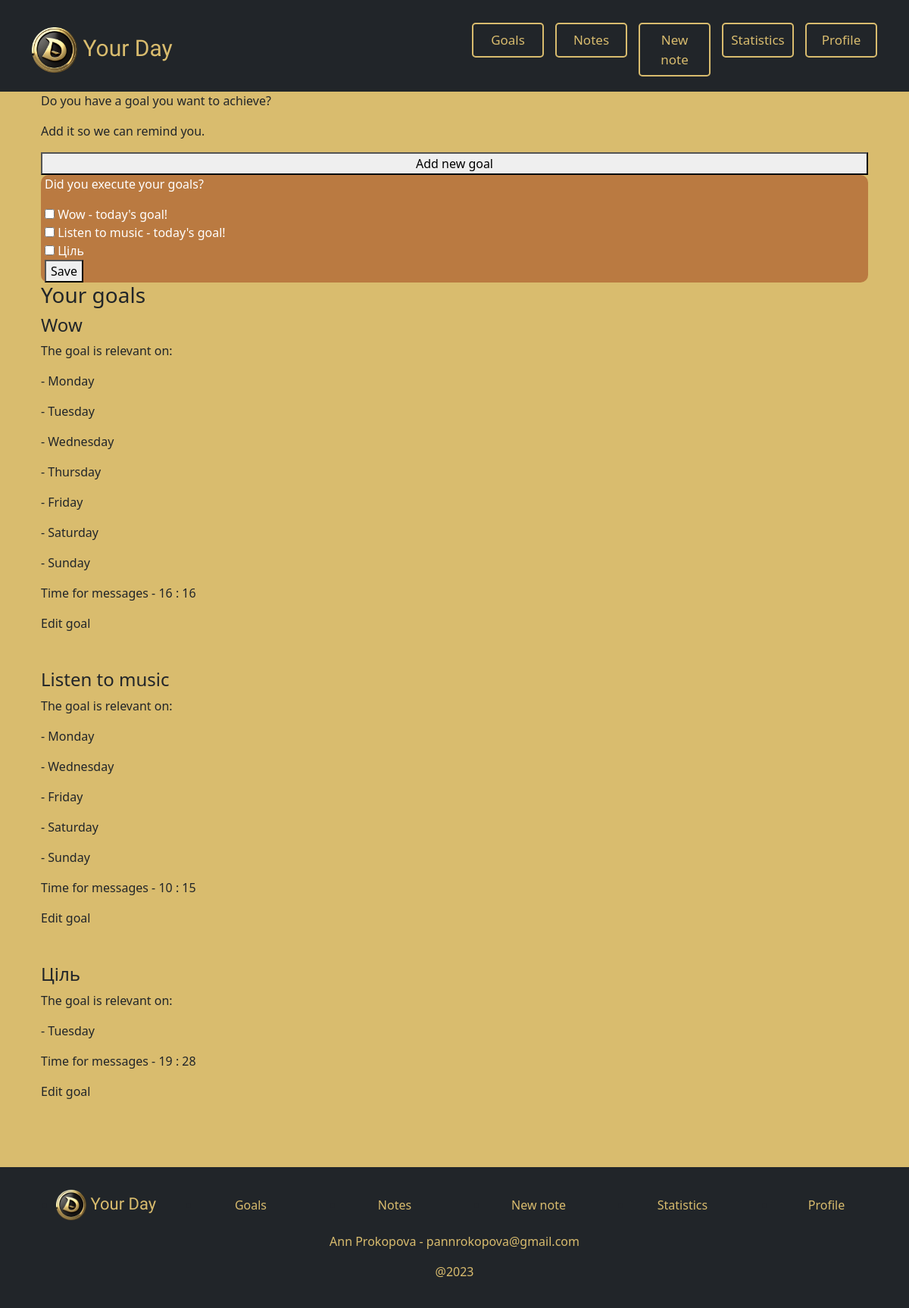
Screenshot of /goals/ (signed in) with the database file from the repository.
### entries/models.py (models this page shows)
class Goal(models.Model):
    goal_id = models.AutoField(primary_key=True)
    username = models.CharField(max_length=25, default='SOME STRING')
    goal_name = models.CharField(max_length=25, default='SOME STRING')
    notification_hour = models.IntegerField(blank=True, null=True)
    notification_minutes = models.IntegerField(blank=True, null=True)
    monday = models.BooleanField(default=False)
    tuesday = models.BooleanField(default=False)
    wednesday = models.BooleanField(default=False)
    thursday = models.BooleanField(default=False)
    friday = models.BooleanField(default=False)
    saturday = models.BooleanField(default=False)
    sunday = models.BooleanField(default=False)
    notifications = models.BooleanField(default=False)
    continuing = models.BooleanField(default=False)

### entries/views.py (the view, shortened to what this page needs)
# urls.py: path('goals/', views.goals, name="goals"),
def goals(request, added_goal=''):
    goals = Goal.objects.filter(username=request.user)
    try:
        goals_exec = get_goals(request)
    except Exception as e:
        goals_exec = False
    return render(request, 'entries/goals.html', {'goals': goals, 'goals_exec': goals_exec,
                                               'days': ['monday', 'tuesday', 'wednesday', 'thursday', 'friday',
                                                        'saturday', 'sunday']})

### entries/templatetags/template_tags.py (called while the page is built)
@register.simple_tag
def checkbox_input(need, done='', id=''):
    if id:
        if done:
            return mark_safe(f'<input type="checkbox" id="{need}" name="days[]" value="{id}" checked>')
        else:
            return mark_safe(f'<input type="checkbox" id="{need}" name="days[]" value="{id}">')
    else:
        if done:
            return mark_safe(f'<input type="checkbox" id="{need}" name="days[]" value="{need}" checked>')
        else:
            return mark_safe(f'<input type="checkbox" id="{need}" name="days[]" value="{need}">')

### entries/views.py (called while the page is built)
def make_list(queryset_, false=''):
    list_note = []
    if len(queryset_) > 0:
        try:
            for i in range(len(queryset_)):
                list_note.append(*queryset_[i])
        except Exception as e:
            for i in range(len(queryset_)):
                if false:
                    list_note.append(queryset_[i] + (False,))
                else:
                    list_note.append(queryset_[i])
    return list_note

def get_goals(request):
    weekday = datetime.today().strftime('%A').lower()
    today = str(datetime.today()).split(' ')[0]
    ids_user = make_list(Goal.objects.filter(username=request.user).values_list('goal_id'))
    goals_name, goals_today, goals_done, goals_ids = [], [], [], []
    for id in ids_user:
        goal = Goal.objects.get(username=request.user, goal_id=id)
        goals_name.append(goal.goal_name)
        if GoalExec.objects.filter(goal_id=id, time=today):
            goals_done.append(True)
        else:
            goals_done.append(False)
        if getattr(goal, weekday):
            goals_today.append(True)
        else:
            goals_today.append(False)
        goals_ids.append(id)
    goals_exec = zip(goals_name, goals_today, goals_done, goals_ids)
    return goals_exec

### entries/templates/entries/goals.html (shortened to what this page needs)
{% extends 'users/base.html' %}
{% load template_tags %}
{% block content %}
{% load static %}
<link rel="stylesheet" href="{% static 'main.css' %}">
<link rel="stylesheet" href="{% static 'popup.css' %}">
<div class="container">
    <div class="row g-0">
        <p>Do you have a goal you want to achieve?</p>
        <p>Add it so we can remind you.</p>
        <button><a href="{% url 'unhide_div' %}">Add new goal</a></button>
        {% if goals_exec %}
            <div id="goals_exec">
                <form name="form_container" class="form_container" action="{% url 'goals' %}" method="POST">
                    <p>Did you execute your goals?</p>
                    {% for goal, today, done, id in goals_exec %}
                        {% checkbox_input goal done id %}
                        <label for="{{ goal }}">{{ goal }}</label>
                        {% if today %} - today's goal!{% endif %}
                        <br>
                    {% endfor %}
                    <button type="submit">Save</button>
                </form>
            </div>
        {% endif %}
        {% if goals %}
            <h3>Your goals</h3>
            {% for goal in goals  %}
                <h4>{{ goal.goal_name }}</h4>
                {% if goal.monday or goal.tuesday or goal.wednesday or goal.thursday or goal.friday or goal.saturday or goal.sunday %}
                    <p>The goal is relevant on:</p>
                    {% if goal.monday %} <p>- Monday </p> {% endif %}
                    {% if goal.tuesday %} <p>- Tuesday </p> {% endif %}
                    {% if goal.wednesday %} <p>- Wednesday </p> {% endif %}
                    {% if goal.thursday %} <p>- Thursday </p> {% endif %}
                    {% if goal.friday %} <p>- Friday </p> {% endif %}
                    {% if goal.saturday %} <p>- Saturday </p> {% endif %}
                    {% if goal.sunday %} <p>- Sunday </p> {% endif %}
                {% else %}
                    <p>No data available. We cannot keep statistics and send messages for you :(</p>
                    <p>You can fix this in the edit panel.</p>
                {% endif %}
                {% if goal.notification_hour != 25 and goal.notification_minutes != 25 %}
                    <p>Time for messages - {{ goal.notification_hour }} : {{ goal.notification_minutes }}</p>
                {% else %}
                    <p>The time for messages is not specified, so they will not come.</p>
                {% endif %}
                <a href="{% url 'edit_goal' %}?goal_id={{goal.goal_id}}">Edit goal</a>
                <br>
                <br>
                <br>
            {% endfor %}
        {% endif %}
    </div>
</div>
{% endblock content %}

### static/main.css (style rules this page uses)
body { margin:0; background-color: #d9bc6e!important; }
*,:after,:before { box-sizing:border-box; }
a { color:inherit; text-decoration:none; }

### static/popup.css (style rules this page uses)
.form_container { background-color: #BA7A41; padding-left: 5px; padding-right: 5px; color: white; border-radius: 10px; }

### rows the page displays
Goal: goals_exec "Wow", goal_name "Wow", shows "The goal is relevant on:", monday "- Monday", notification_hour "16", notification_minutes "16"
Goal: goals_exec "Listen to music", goal_name "Listen to music", shows "The goal is relevant on:", monday "- Monday", notification_hour "10", notification_minutes "15"
Goal: goals_exec "Ціль", goal_name "Ціль", shows "The goal is relevant on:", monday "- Tuesday", notification_hour "19", notification_minutes "28"
